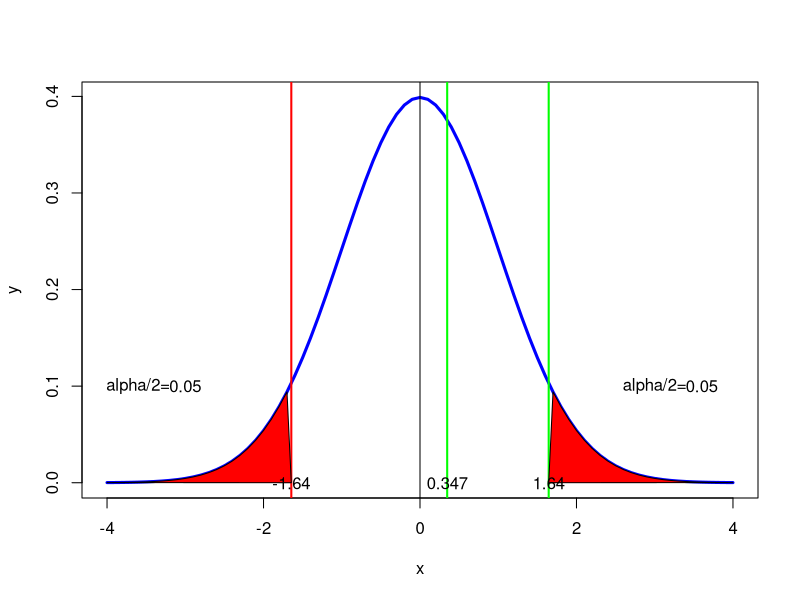

Source code (R):
#page no 400
library(ggplot2)
n=150
x=43
p_dash=round(x/n,3)
p0=30/100
q0=1-p0
t_stat=abs((p_dash-p0)/(sqrt((p0*q0)/n)))
alpha=(1-0.90)/2
t_c_left=(qt(alpha,df=Inf))
p_value=pt(t_stat,df=Inf)
print(paste("critical value= ",round(t_c_left,2)))
print(paste("t-static =",round(t_stat,3)))
if(t_stat <= t_c_left)
{
  print(paste("left tail : Reject H0"))
}else
{
  print(paste("left tail :Accept H0"))
}
t_c_right=qnorm(1-alpha)
p_value=1-pnorm(t_stat)
if(t_stat >= t_c_right)
{
  print(paste("right tail : Reject H0"))
}else
{
  print(paste("right tail :Accept H0"))
}

two_t_stat=abs((p_dash-p0))/(sqrt((p0*q0)/n))
two_t_critical=qnorm(1-alpha/2)
p_value=2*(1-pnorm(two_t_stat))
if(two_t_stat>=two_t_critical)
{
  print("reject H0")
}else
{
  print("accept H0")
}
x <- seq(-4,4,0.1)
y <- dt(x,df=Inf)
t.val <- qt(0.95,df=Inf)
plot(x,y,type='l',lwd=3,col='blue',xlab='x')
abline(v=0)
abline(v=t_c_left,lwd=2,col='red')
abline(v=t_stat,lwd=2,col='green')
abline(v=abs(t_c_left),lwd=2,col='green')
polygon(c(x[x>=abs(t_c_left)],abs(t_c_left) ),c(y[x>=abs(t_c_left)],0),col="red")
polygon(c(x[x<=t_c_left],t_c_left ),c(y[x<=t_c_left],0),col="red")
#polygon(c(x[x<=t_stat],t_stat),c(y[x<=t_stat],t.val),col="red")
text(t_c_left,0,round(t_c_left,2))
text(t_stat,0,round(t_stat,3))
text(abs(t_c_left),0,round(abs(t_c_left),2))
text(3.0,0.1,"alpha/2=")
text(3.6,0.1,alpha)
text(-3.6,0.1,"alpha/2=")
text(-3.0,0.1,alpha)
